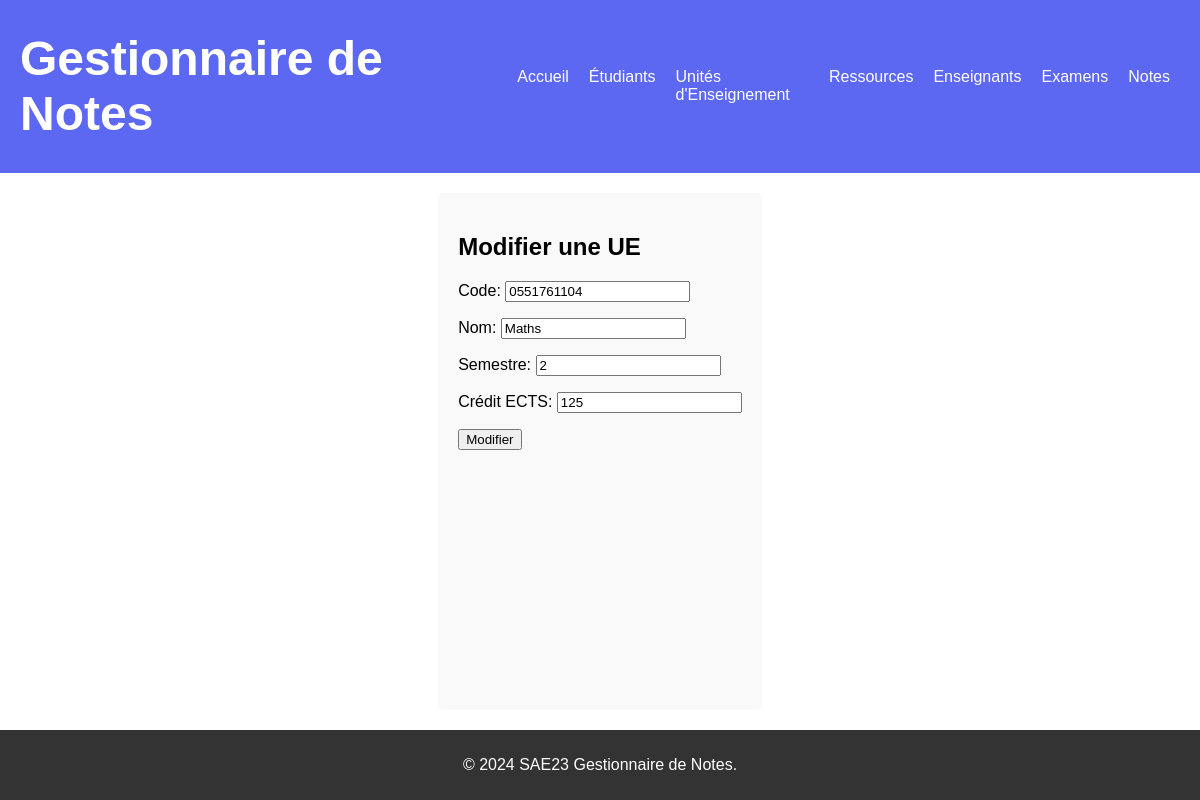
Screenshot of /ues/update/3/ with the database file from the repository.
### gestionnaire_de_notes/models.py (models this page shows, shortened)
class UE(models.Model):
    code = models.CharField(max_length=30)
    nom = models.CharField(max_length=30)
    semestre = models.CharField(max_length=30)
    credit_ects = models.CharField(max_length=50)

### gestionnaire_de_notes/views.py (the view)
# urls.py: path('ues/update/<int:pk>/', views.ue_update, name='ue_update'),
def ue_update(request, pk):
    ue = get_object_or_404(UE, pk=pk)
    if request.method == 'POST':
        form = UEForm(request.POST, instance=ue)
        if form.is_valid():
            form.save()
            return redirect('ue_list')
    else:
        form = UEForm(instance=ue)
    return render(request, 'gestionnaire_de_notes/Ue/update.html', {'form': form})

### gestionnaire_de_notes/forms.py
class UEForm(ModelForm):
    class Meta:
        model = models.UE
        fields = ('code', 'nom', 'semestre', 'credit_ects')
        labels = {
            'code': _('Code'),
            'nom': _('Nom'),
            'semestre': _('Semestre'),
            'credit_ects': _('Crédit ECTS'),
        }

### gestionnaire_de_notes/templates/gestionnaire_de_notes/Ue/update.html (shortened to what this page needs)
{% extends 'gestionnaire_de_notes/main.html' %}
{% block content %}
    <h2>Modifier une UE</h2>
    <form method="POST">
        {{ form.as_p }}
        <button type="submit">Modifier</button>
    </form>
{% endblock %}

### gestionnaire_de_notes/static/gestionnaire_de_notes/style.css (style rules this page uses)
html, body { height: 100%; margin: 0; padding: 0; font-family: Arial, sans-serif; }
body { display: flex; flex-direction: column; }

### rows the page displays
UE: code "0551761104", nom "Maths", semestre "2", credit_ects "125"
